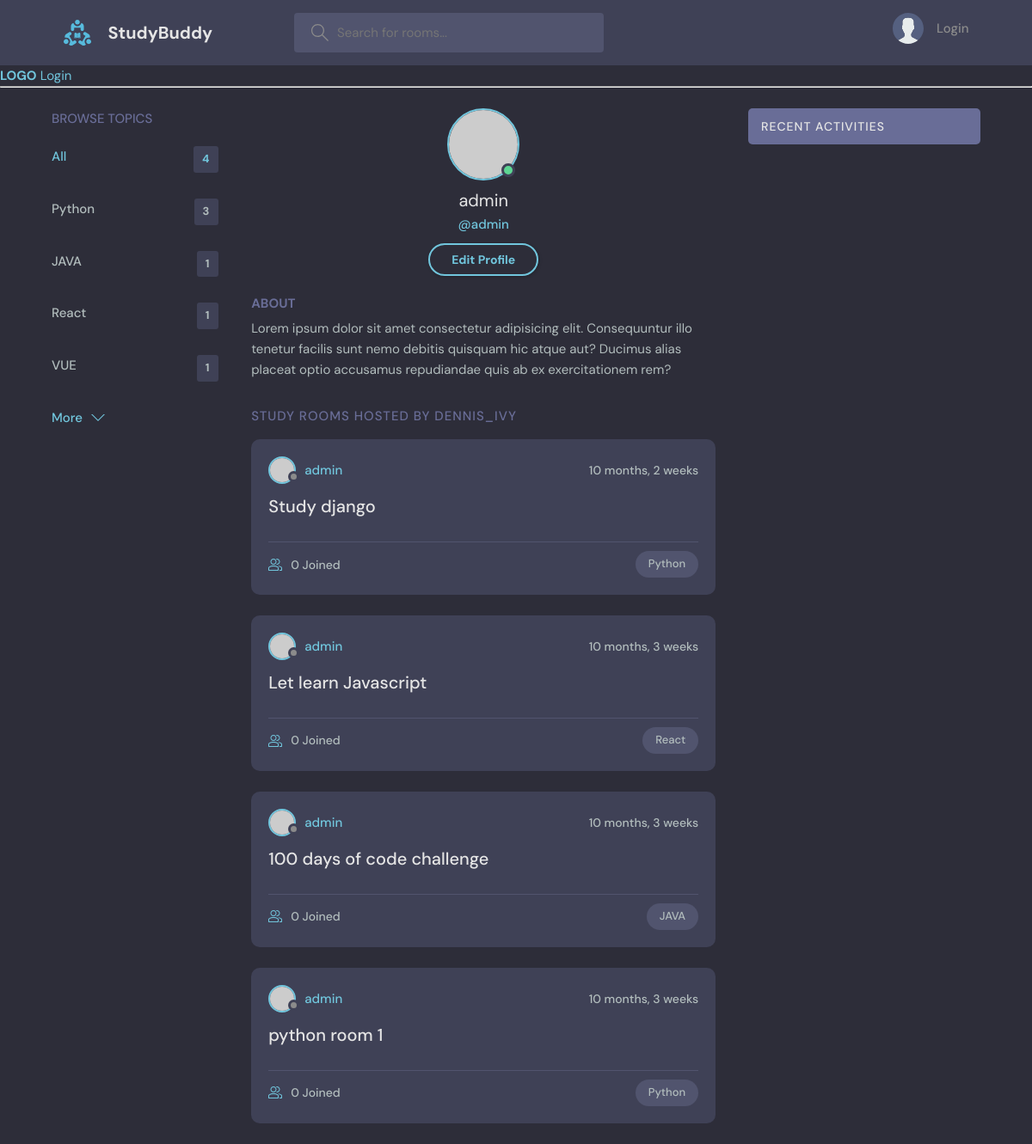
Page /profile/1/ on the committed database.
### base/models.py (models this page shows, shortened)
class Topic(models.Model):
    name = models.CharField(max_length=200)
    def __str__(self):
        return self.name

class Room(models.Model):
    host = models.ForeignKey(User, on_delete=models.SET_NULL, null=True)
    topic = models.ForeignKey(Topic, on_delete=models.SET_NULL, null=True)
    name = models.CharField(max_length=200)
    description = models.TextField(null=True,blank=True)
    participants = models.ManyToManyField(User, related_name='participants', blank=True)
    updated = models.DateTimeField(auto_now=True)
    created = models.DateTimeField(auto_now_add=True)
    class Meta:
        ordering = ['-updated', '-created']

### base/views.py (the view)
# urls.py: path('profile/<str:pk>/', views.userProfile, name="user-profile"),
def userProfile(request,pk):
    user = User.objects.get(id=pk)
    rooms = user.room_set.all()
    room_messages = user.message_set.all()
    topics = Topic.objects.all()
    context = {'user': user, 'rooms': rooms, 'room_messages': room_messages, 'topics': topics}
    return render(request, 'base/profile.html', context)

### base/templates/base/profile.html (shortened to what this page needs)
{% extends 'main.html' %}
{% block content%}
  <main class="profile-page layout layout--3">
    <div class="container">
      {% include 'base/topics_component.html' %}
      <div class="roomList">
        <div class="profile">
          <div class="profile__avatar">
            <div class="avatar avatar--large active">
              <img src="https://randomuser.me/api/portraits/men/11.jpg" />
            </div>
          </div>
          <div class="profile__info">
            <h3>{{user.username}}</h3>
            <p>@{{user.username}}</p>
            <a href="edit-user.html" class="btn btn--main btn--pill">Edit Profile</a>
          </div>
          <div class="profile__about">
            <h3>About</h3>
            <p>
              Lorem ipsum dolor sit amet consectetur adipisicing elit. Consequuntur illo tenetur
              facilis sunt nemo debitis quisquam hic atque aut? Ducimus alias placeat optio
              accusamus repudiandae quis ab ex exercitationem rem?
            </p>
          </div>
        </div>
        <div class="roomList__header">
          <div>
            <h2>Study Rooms Hosted by dennis_ivy</a>
            </h2>
          </div>
        </div>
        {% include 'base/feed_component.html' %}
      </div>
      {% include 'base/activity_component.html' %}
  </main>
{% endblock content%}

### templates/main.html (shortened to what this page needs)
<!DOCTYPE html>
<!DOCTYPE html>
{% load static %}
<html lang="en">
  <head>
    <link rel="stylesheet" href="{% static 'styles/style.css' %}" />
  </head>
  <body>
    {% include 'navbar.html' %}
    {% block content %}
    {% endblock %}
  </body>
</html>

### templates/navbar.html (shortened to what this page needs)
{% load static %}
<header class="header header--loggedIn">
  <div class="container">
    <a href="{% url 'home' %}" class="header__logo">
      <img src="{% static 'images/logo.svg' %}" />
      <h1>StudyBuddy</h1>
    </a>
    <form class="header__search" method="GET" action="{% url 'home' %}">
      <label>
        <input placeholder="Search for rooms..." name="q"/>
      </label>
    </form>
    <nav class="header__menu">
      {% if request.user.is_authenticated %}
      <div class="header__user">
        <a href="profile.html">
          <div class="avatar avatar--medium active">
            <img src="https://randomuser.me/api/portraits/men/37.jpg" />
          </div>
          <p>{{request.user.username}} <span>@{{request.user.username}}</span></p>
        </a>
        <button class="dropdown-button">
          <svg version="1.1" xmlns="http://www.w3.org/2000/svg" width="32" height="32" viewBox="0 0 32 32">
            <title>chevron-down</title>
            <path d="M16 21l-13-13h-3l16 16 16-16h-3l-13 13z"></path>
          </svg>
        </button>
      </div>
      {% else %}
      <a href="{% url 'login' %}">
        <img src="{% static 'images/avatar.svg' %}" />
        <p>Login</p>
      </a>
      {% endif %}
    </nav>
  </div>
</header>
<a href="/">
  <h1>LOGO</h1>
</a>
{% if request.user.is_authenticated %}
<p>Hello {{ request.user }}</p>
<a href="{% url 'logout' %}">Logout</a>
{% else %}
<a href="{% url 'login' %}">Login</a>
{% endif %}
<hr />

### base/templates/base/topics_component.html
<div class="topics">
  <div class="topics__header">
    <h2>Browse Topics</h2>
  </div>
  <ul class="topics__list">
    <li>
      <a href="{% url 'home' %}" class="active">All <span>{{topics.count}}</span></a>
    </li>
    {% for topic in topics%}
    <div>
      <li>
        <a href="{% url 'home' %}?q={{topic.name}}">{{topic}}<span>{{topic.room_set.all.count}}</span></a>
      </li>
    </div>
    {% endfor%}
  </ul>
  <a class="btn btn--link" href="topics.html">
    More
    <svg
      version="1.1"
      xmlns="http://www.w3.org/2000/svg"
      width="32"
      height="32"
      viewBox="0 0 32 32"
    >
      <title>chevron-down</title>
      <path d="M16 21l-13-13h-3l16 16 16-16h-3l-13 13z"></path>
    </svg>
  </a>
</div>

### base/templates/base/feed_component.html (shortened to what this page needs)
{% for room in rooms %}
<div class="roomListRoom">
    <div class="roomListRoom__header">
      <a href="{% url 'user-profile' room.host.id %}" class="roomListRoom__author">
        <div class="avatar avatar--small">
          <img src="https://randomuser.me/api/portraits/women/11.jpg" />
        </div>
        <span>{{room.host.username}}</span>
      </a>
      <div class="roomListRoom__actions">
        <span>{{room.created|timesince}} </span>
      </div>
    </div>
    <div class="roomListRoom__content">
      <a href="{% url 'room' room.id %}">{{room.name}}</a>
    </div>
    <div class="roomListRoom__meta">
      <a href="{% url 'user-profile' room.host.id %}" class="roomListRoom__joined">
        {{room.participants.all.count}} Joined
    </a>
      <p class="roomListRoom__topic">{{room.topic.name}}</p>
    </div>
  </div>
  {% endfor %}

### base/templates/base/activity_component.html (shortened to what this page needs)
<div class="activities">
    <div class="activities__header">
      <h2>Recent Activities</h2>
    </div>
  </div>
</div>

### rows in the picture
Topic: name "Python", room_set.all.count "3"
Topic: name "JAVA", room_set.all.count "1"
Topic: name "React", room_set.all.count "1"
Topic: name "VUE", room_set.all.count "1"
Room: host.username "admin", created "10 months, 2 weeks", name "Study django", participants.all.count "0", topic.name "Python"
Room: host.username "admin", created "10 months, 3 weeks", name "Let learn Javascript", participants.all.count "0", topic.name "React"
Room: host.username "admin", created "10 months, 3 weeks", name "100 days of code challenge", participants.all.count "0", topic.name "JAVA"
Room: host.username "admin", created "10 months, 3 weeks", name "python room 1", participants.all.count "0", topic.name "Python"

### other values in the picture
{{ topics.count }} "4"
{{ user.username }} "admin"
